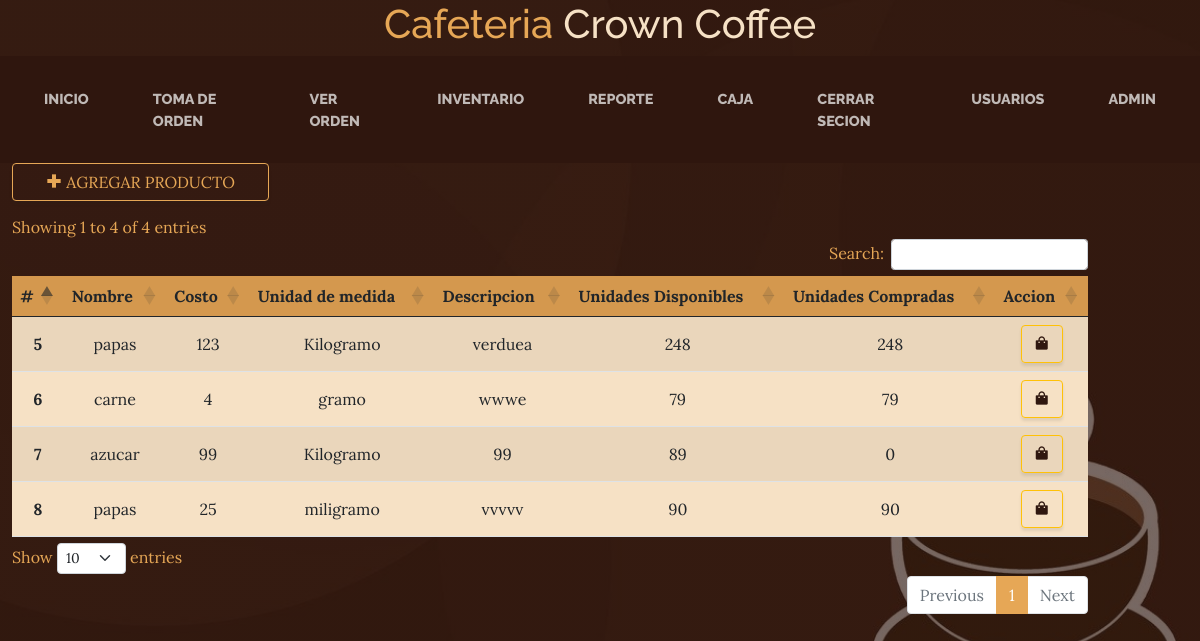
The app's page /inv-compra.php (signed in) with its own data.
### tables this page shows
CREATE TABLE `producto_inventario` (
  `id_producto_inv` int(11) NOT NULL,
  `nombre_prod_inv` varchar(255) NOT NULL,
  `costo_prod_inv` int(11) NOT NULL,
  `precio_prod_inv` int(11) NOT NULL,
  `u_medida_prod_inv` int(11) NOT NULL,
  `u_disp_prod_inv` int(11) DEFAULT 0,
  `u_vend_prod_inv` int(11) DEFAULT 0,
  `u_comp_prod_inv` int(11) DEFAULT 0,
  `u_elim_prod_inv` int(11) DEFAULT 0,
  `descrip_prod_inv` varchar(255) DEFAULT NULL
);

CREATE TABLE `unidad_medida` (
  `id_uni_m` int(11) NOT NULL,
  `nombre_uni` varchar(100) NOT NULL,
  `simbolo_uni` varchar(50) NOT NULL,
  `valor_uni` int(50) NOT NULL,
  `simbolo_valor_uni` varchar(50) NOT NULL,
  `tipo_uni` varchar(100) NOT NULL
);

### inv-compra.php (the view, shortened to what this page needs)
<?php
    include("db.php");
?>
<?php include("includes/header.php"); ?>
<?php include("includes/nav.php"); ?>
    <div class="col-6 col-md-11">
        <div class="container text-primary">
            <div class="row g-3 justify-content">
                <div class="d-grid gap-1 col-3">
                    <a href="inv-alm-ingrediente.php" class="btn btn-outline-primary btn-md"> <i class='bx bx-plus-medical'></i> AGREGAR PRODUCTO </a>
                </div>
            </div>
            <table class="table table-striped text-center align-middle" id="datatable">
                <thead class="cta">
                    <tr>
                        <th scope="col">#</th>
                        <th scope="col">Nombre</th>
                        <th scope="col">Costo</th>
                        <th scope="col">Unidad de medida</th>
                        <th scope="col">Descripcion</th>
                        <th scope="col">Unidades Disponibles</th>
                        <th scope="col">Unidades Compradas</th>
                        <th scope="col">Accion</th>
                    </tr>
                </thead>
                <tbody class="bg-faded">
                    <?php
                        $categoria = "SELECT * FROM producto_inventario";
                        $resultado = mysqli_query($conexion, $categoria);
                        while($row=mysqli_fetch_assoc($resultado)){
                    ?>
                    <tr>
                        <th scope="row"><?php echo $row["id_producto_inv"] ?></th>
                        <td><?php echo $row["nombre_prod_inv"] ?></td>
                        <td><?php echo $row["costo_prod_inv"] ?></td>
                        <td>
                            <?php
                                $idd = $row["u_medida_prod_inv"];
                                $cons_uni_med_id = "SELECT * FROM unidad_medida WHERE id_uni_m = '$idd'";
                                $res_cons_uni_id =mysqli_query($conexion, $cons_uni_med_id);
                                while($row1=mysqli_fetch_array($res_cons_uni_id)){
                                    $nombr_uni_sel = $row1['nombre_uni'];
                                    echo $nombr_uni_sel;
                                }
                            ?>
                        </td>
                        <td><?php echo $row["descrip_prod_inv"] ?></td>
                        <td><?php echo $row["u_disp_prod_inv"] ?></td>
                        <td><?php echo $row["u_comp_prod_inv"] ?></td>
                        <td>
                            <a class="btn btn-outline-warning" href="" data-bs-toggle="modal" data-bs-target="#modal_editar<?php echo $row["id_producto_inv"]; ?>" data-bs-whatever="@mdo">
                                <i class='bx bxs-shopping-bag text-secondary' ></i>
                            </a>
                        </td>
                    </tr>
                    <?php
                        }
                    ?>
                </tbody>
            </table>
        </div>
    </div>
    <?php include("includes/footer.php"); ?>

### records on screen
producto_inventario: id_producto_inv "5", nombre_prod_inv "papas", costo_prod_inv "123", descrip_prod_inv "verduea", u_disp_prod_inv "248", u_comp_prod_inv "248"
unidad_medida: nombre_uni "Kilogramo"
producto_inventario: id_producto_inv "6", nombre_prod_inv "carne", costo_prod_inv "4", descrip_prod_inv "wwwe", u_disp_prod_inv "79", u_comp_prod_inv "79"
unidad_medida: nombre_uni "gramo"
producto_inventario: id_producto_inv "7", nombre_prod_inv "azucar", costo_prod_inv "99", descrip_prod_inv "99", u_disp_prod_inv "89", u_comp_prod_inv "0"
producto_inventario: id_producto_inv "8", nombre_prod_inv "papas", costo_prod_inv "25", descrip_prod_inv "vvvvv", u_disp_prod_inv "90", u_comp_prod_inv "90"
unidad_medida: nombre_uni "miligramo"

### other values on screen
$_SESSION['usuario'] "ADMIN"
